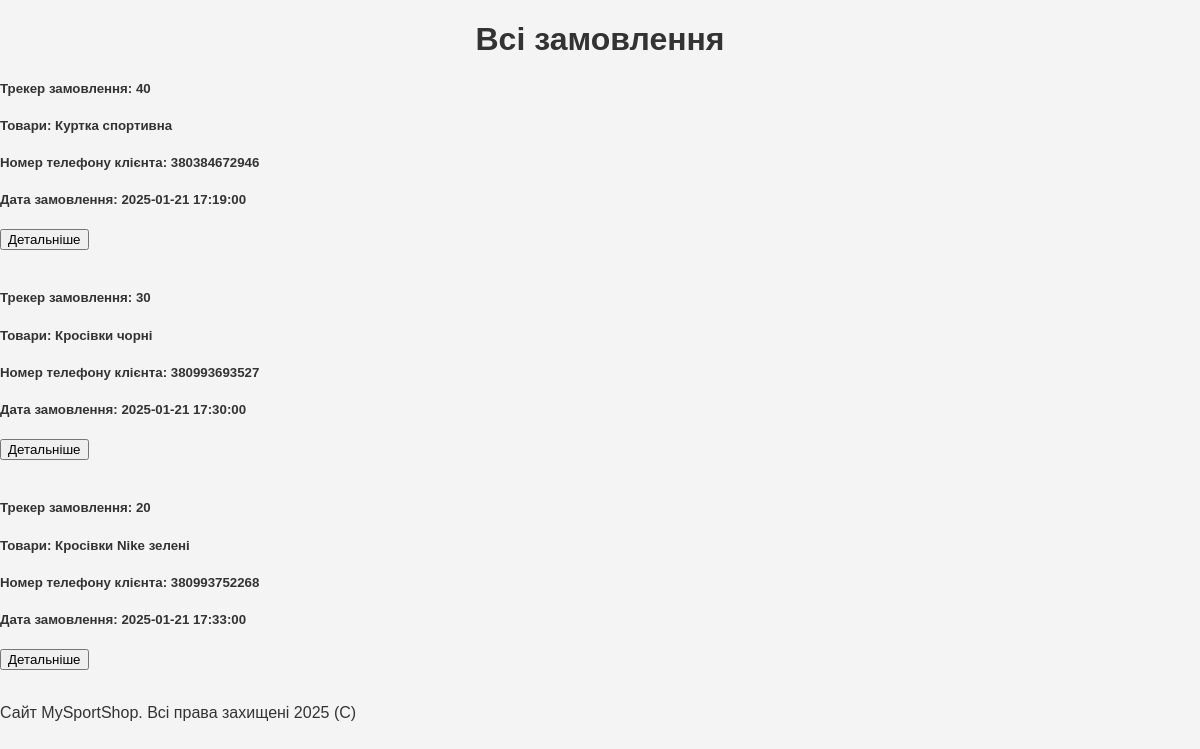
The page /orders on the database its author committed.
### app.py (models this page shows, shortened)
class Order(db.Model):
    id = db.Column(db.Integer, primary_key=True)
    tracker_code = db.Column(db.Integer, nullable=False)
    goods = db.Column(db.String(1000), nullable=False)
    client_phone = db.Column(db.String(20), nullable=False)
    date = db.Column(db.DateTime, default=datetime.now)

### app.py (the view)
@app.route("/orders")
def show_orders():
    orders = Order.query.all()
    return render_template("orders_a.html", orders=orders)

### templates/orders_a.html (shortened to what this page needs)
{% extends 'layout.html' %}
{% block content %}
<h1>Всі замовлення</h1>
{% for el in orders %}
<div>
    <h5>Трекер замовлення: {{ el.tracker_code }}</h5>
    <h5>Товари: {{ el.goods }}</h5>
    <h5>Номер телефону клієнта: {{ el.client_phone }}</h5>
    <h5>Дата замовлення: {{ el.date }}</h5>
    <button>Детальніше</button>
</div>
<br>
{% endfor %}
{% endblock %}

### static/css/styles.css (style rules this page uses)
body { font-family: Arial, sans-serif; margin: 0; padding: 0; background-color: #f4f4f4; color: #333; }
h1 { text-align: center; }

### rows shown on the page
Order: tracker_code "40", goods "Куртка спортивна", client_phone "380384672946", date "2025-01-21 17:19:00"
Order: tracker_code "30", goods "Кросівки чорні", client_phone "380993693527", date "2025-01-21 17:30:00"
Order: tracker_code "20", goods "Кросівки Nike зелені", client_phone "380993752268", date "2025-01-21 17:33:00"
